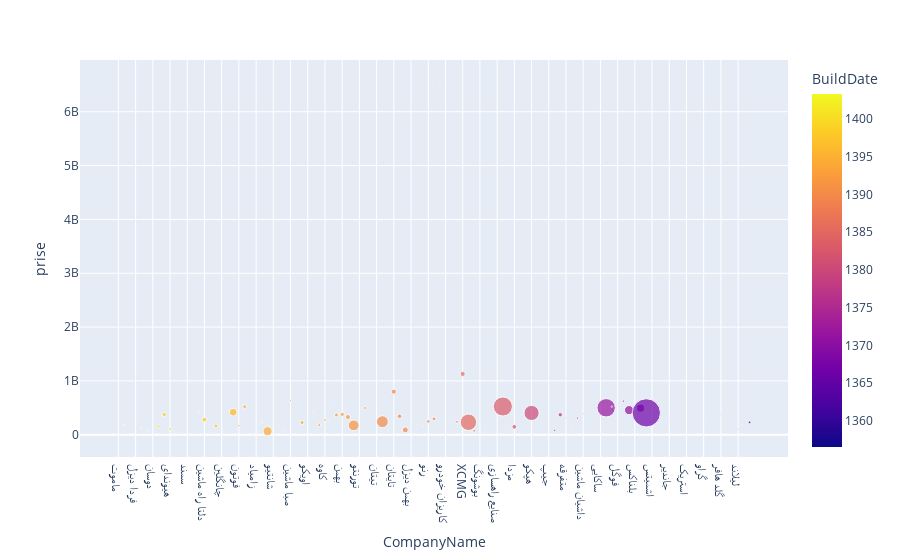

Write notebook code for a chart like this one.
### Code cell
merged_tamirat_price_bank =merged_tamirat_price_bank[~merged_tamirat_price_bank['BuildDate'].isna()]
merged_tamirat_price_bank['BuildDate'] = merged_tamirat_price_bank['BuildDate'].astype(int)
px.scatter(
    merged_tamirat_price_bank.groupby(['CompanyName']).agg({'duration': 'mean', 'prise': 'mean', 'Work code': 'count', 'BuildDate': 'mean'}).reset_index().sort_values('BuildDate', ascending=False),
    x='CompanyName',
    y='prise',
    color='BuildDate',
    size = 'Work code')

### Figure 1 — Plotly figure (JSON) as saved in the notebook; plotly's stock layout.template omitted (floating-point values rounded to 4 significant figures)
{"data": [{"hovertemplate": "CompanyName=%{x}<br>prise=%{y}<br>Work code=%{marker.size}<br>BuildDate=%{marker.color}<extra></extra>", "legendgroup": "", "marker": {"color": [1403.0, 1403, 1403, 1403, 1402, 1401.0, 1401, 1399.0, 1399.0, 1398.0, 1398.0, 1398, 1398, 1398, 1397.0, 1397.0, 1397, 1397.0, 1397.0, 1396, 1396.0, 1396.0, 1395.0, 1395, 1394.0, 1394.0, 1394.0, 1394, 1394, 1394, 1394.0, 1393.0, 1393.0, 1393, 1393, 1393.0, 1392.0, 1392.0, 1392.0, 1392.0, 1391.0, 1391.0, 1391, 1391.0, 1390, 1390, 1390.0, 1390.0, 1390.0, 1390.0, 1390.0, 1389.0, 1389.0, 1389, 1389.0, 1389.0, 1388, 1388, 1388.0, 1387.0, 1386.0, 1385.0, 1385.0, 1385.0, 1384, 1384, 1383, 1383.0, 1382.0, 1382.0, 1382, 1381.0, 1380.0, 1379, 1379, 1378, 1376.0, 1376.0, 1374.0, 1374.0, 1374.0, 1373.0, 1373, 1373.0, 1372, 1371.0, 1371.0, 1371, 1371.0, 1370.0, 1370, 1369.0, 1367.0, 1366.0, 1365, 1365, 1365.0, 1364, 1364, 1364.0, 1363, 1362, 1362, 1362.0, 1362.0, 1362.0, 1361.0, 1361, 1361.0, 1359.0, 1357.0], "coloraxis": "coloraxis", "size": [40, 72, 5, 5, 127, 26, 2, 333, 684, 309, 32, 8, 13, 2, 55, 820, 6, 555, 70, 3, 2143, 251, 566, 3, 64, 66, 2931, 16, 19, 20, 142, 8, 565, 6, 21, 340, 302, 44, 544, 661, 884, 4091, 12, 314, 5, 13, 4944, 17, 923, 748, 1252, 50, 61, 17, 429, 517, 28, 4, 11, 279, 935, 9364, 267, 19, 16, 9, 1, 12698, 12, 813, 5, 52, 7989, 15, 12, 7, 183, 654, 78, 22, 170, 64, 1, 6, 3, 11735, 95, 2, 184, 2939, 2, 2265, 27818, 8, 34, 6, 23, 2, 2, 12, 2, 18, 2, 59, 16, 39, 6, 10, 54, 15, 251], "sizemode": "area", "sizeref": 69.55, "symbol": "circle"}, "mode": "markers", "name": "", "orientation": "v", "showlegend": false, "type": "scatter", "x": ["ماموت", "شک موتو", "شایان دیزل", "فردا دیزل", "مکث موتور", "SDLG", "دوسان", "تیراژه ماشین", "سپاهان ماشین رهیار", "هیوندای", "یگانه پارس کویر", "گازار لودر", "سمند", "تبریز", "اطلس", "دلتا راه ماشین", "هیدرو اطلس", "آمیکو", "چانگلين", "کمنز", "فاو", "فوتون", "هلیکو", "دلتا", "زامیاد", "بی بن", "ایران خودرو", "شانتیو", "سیباموتور", "LISHIDE", "صبا ماشین", "چینی", "پارس خودرو", "اویکو", "سانوارد", "آذهایتکس", "کاوه", "نیوهلند", "دانگ فنگ", "بهمن", "سوزوکی", "تویوتا", "تورنتو", "لیوگانگ", "مهران اراک", "تیتان", "ایسوزو", "ماشین سازی تبریز", "تایتان", "سایپا دیزل", "پژو", "بهمن دیزل", "هیتاچی", "لندکروز", "رنو", "ایویکو", "کیس", "کاریزان خودرو", "برادران محبی", "مرتب", "XCMG", "نیسان", "سایپا", "بوشونگ", "سانگ یانگ", "ویرتگن", "صنایع راهسازی", "ولوو", "سنوپارس", "مزدا", "نيسان پيكاپ", "بابکت", "هپکو", "ایران کاوه", "بوماگ", "جیپ", "تراکتورسازی", "اسکانیا", "متفرقه", "فان", "لیبهر", "داشیان ماشین", "پارکر", "فرگوسن", "ساکایی", "کوماتسو", "سهند", "فوگل", "داف", "کاترپیلار", "بلناکس", "میتسوبیشی", "بنز", "اشمیتس", "فیات آلیس", "GM", "جاندیر", "ماشین سازی اراک", "ترابوزا", "استریک", "انیماک", "صبری", "گراو", "اشکوش", "رومانی", "گلد هافر", "دایناپاک", "كوماتسو", "لیلاند", "اینترناش", "ماک"], "xaxis": "x", "y": [131593000, 176900000.0, 991600000, 189000000, 120900000.0, 76060000.0, 229000000, 156600000.0, 376400000.0, 102200000.0, 44241125, 22600000, 82150000.0, 20000000, 416300000.0, 280500000.0, 33420000.0, 164400000.0, 84160000.0, 59000000, 419200000.0, 169300000.0, 521900000.0, 12970000.0, 19874375, 227700000.0, 65940000.0, 277946875, 173800000.0, 59890000, 637100000.0, 28647500, 227700000.0, 299889910, 412300000.0, 178700000.0, 273900000.0, 555000000.0, 367600000.0, 380000000.0, 329900000.0, 174600000.0, 474200000.0, 497700000.0, 20510000, 77710000.0, 242700000.0, 69780000.0, 801200000.0, 343300000.0, 89300000.0, 125900000.0, 201100000.0, 161300000, 247500000.0, 295000000.0, 6537000000.0, 22675000, 258900000.0, 240800000.0, 1130000000.0, 232100000.0, 73510000.0, 156400000.0, 60775000, 1648800000, 21800000, 524800000.0, 126500000.0, 147200000.0, 23200000, 38840000.0, 405300000.0, 11440000, 1454000000.0, 12220000.0, 80330000.0, 371700000.0, 321000000.0, 96930000.0, 307600000.0, 395100000.0, 100000000, 126800000.0, 42000000, 500800000.0, 522900000.0, 1016150000, 624300000.0, 457600000.0, 20000000, 494700000.0, 406900000.0, 2908375000, 62070000.0, 87670000.0, 256900000.0, 40000000, 117500000, 18630000.0, 120000000, 450500000.0, 11750000, 217600000.0, 124668750, 381000000.0, 61170000.0, 103600000, 99770000.0, 143300000.0, 231500000.0], "yaxis": "y"}], "layout": {"coloraxis": {"colorbar": {"title": {"text": "BuildDate"}}, "colorscale": [[0, "#0d0887"], [0.1111, "#46039f"], [0.2222, "#7201a8"], [0.3333, "#9c179e"], [0.4444, "#bd3786"], [0.5556, "#d8576b"], [0.6667, "#ed7953"], [0.7778, "#fb9f3a"], [0.8889, "#fdca26"], [1, "#f0f921"]]}, "legend": {"itemsizing": "constant", "tracegroupgap": 0}, "margin": {"t": 60}, "xaxis": {"anchor": "y", "domain": [0, 1], "title": {"text": "CompanyName"}}, "yaxis": {"anchor": "x", "domain": [0, 1], "title": {"text": "prise"}}}}
